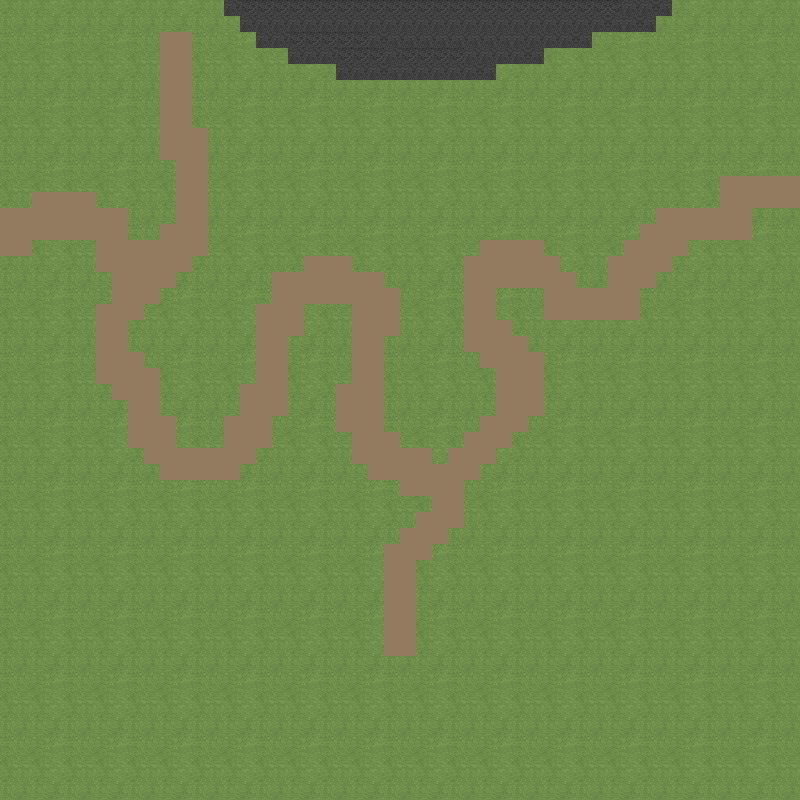

Tiled map render using the project's own tile images. Description and the map definition, with tile-layer contents summarised, below:
An orthogonal 50x50 tile map with 16x16 px tiles, 1 tile layer (Sol), 4 tilesets and 6 objects (5x collision, player).

<map version="1.8" tiledversion="1.8.0" orientation="orthogonal" renderorder="right-down" width="50" height="50" tilewidth="16" tileheight="16" infinite="0" nextlayerid="14" nextobjectid="38">
 <tileset firstgid="1" source="rural.tsx" />
 <tileset firstgid="1025" source="street.tsx" />
 <tileset firstgid="2049" source="Nature.tsx" />
 <tileset firstgid="3073" source="street-2.tsx" />
 <layer id="1" name="Sol" width="50" height="50">
  <data>[2500 cells, 2500 non-empty, 24 distinct tile ids]</data>
 </layer>
 <objectgroup id="12" name="Objects">
  <object id="7" name="player" x="401" y="652">
   <point />
  </object>
  <object id="32" type="collision" x="224" y="-1" width="448" height="17" />
  <object id="33" type="collision" x="239.5" y="15.5" width="417" height="16.5" />
  <object id="34" type="collision" x="255.5" y="31" width="336.5" height="17" />
  <object id="35" type="collision" x="288" y="47" width="256" height="17" />
  <object id="36" type="collision" x="336" y="63" width="160.5" height="16.5" />
 </objectgroup>
</map>
